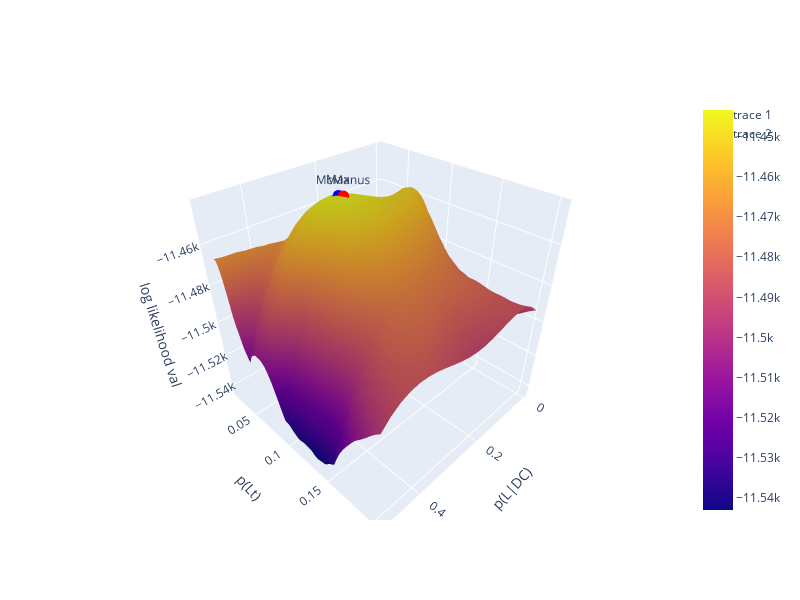

Source (notebook cell):
### Markdown cell above
### 3d Ratio map

### Code cell
surface = go.Surface(x=PLDC, y=PL, z=vals, surfacecolor=vals)
max_point = go.Scatter3d(x=[max_cord[0]], y=[max_cord[1]], z=[max_likelihood], mode='markers+text', marker=dict(size=4, color='blue'),text=['Max'], textposition='top center')
mc_point = go.Scatter3d(x=[0.2647], y=[0.0767], z=[log_likelihood_model(tables,measured_tables,rows_in_dataset_list,type_list,0.2647,0.0767)], mode='markers+text', marker=dict(size=4, color='red'),text=['McManus'], textposition='top center')
layout = go.Layout(
    scene=dict(
        xaxis=dict(title='p(L|DC)'),
        yaxis=dict(title='p(Lt)'),
        zaxis=dict(title='log likelihood val')
    ))
fig = go.Figure([surface,max_point,mc_point],layout)
fig.update_layout(width=800, height=600)
fig.show()

### Figure 1 — Plotly figure (JSON) as saved in the notebook; plotly's stock layout.template omitted (floating-point values rounded to 4 significant figures; data arrays with more than 128 entries replaced by an {"elided": "..."} marker saying what was removed)
{"data": [{"surfacecolor": {"elided": "21x74 float values"}, "type": "surface", "x": {"elided": "21x74 float values"}, "y": {"elided": "21x74 float values"}, "z": {"elided": "21x74 float values"}}, {"marker": {"color": "blue", "size": 4}, "mode": "markers+text", "text": ["Max"], "textposition": "top center", "type": "scatter3d", "x": [0.2712], "y": [0.07365], "z": [-11440.0]}, {"marker": {"color": "red", "size": 4}, "mode": "markers+text", "text": ["McManus"], "textposition": "top center", "type": "scatter3d", "x": [0.2647], "y": [0.0767], "z": [-11440.0]}], "layout": {"height": 600, "scene": {"xaxis": {"title": {"text": "p(L|DC)"}}, "yaxis": {"title": {"text": "p(Lt)"}}, "zaxis": {"title": {"text": "log likelihood val"}}}, "width": 800}}
